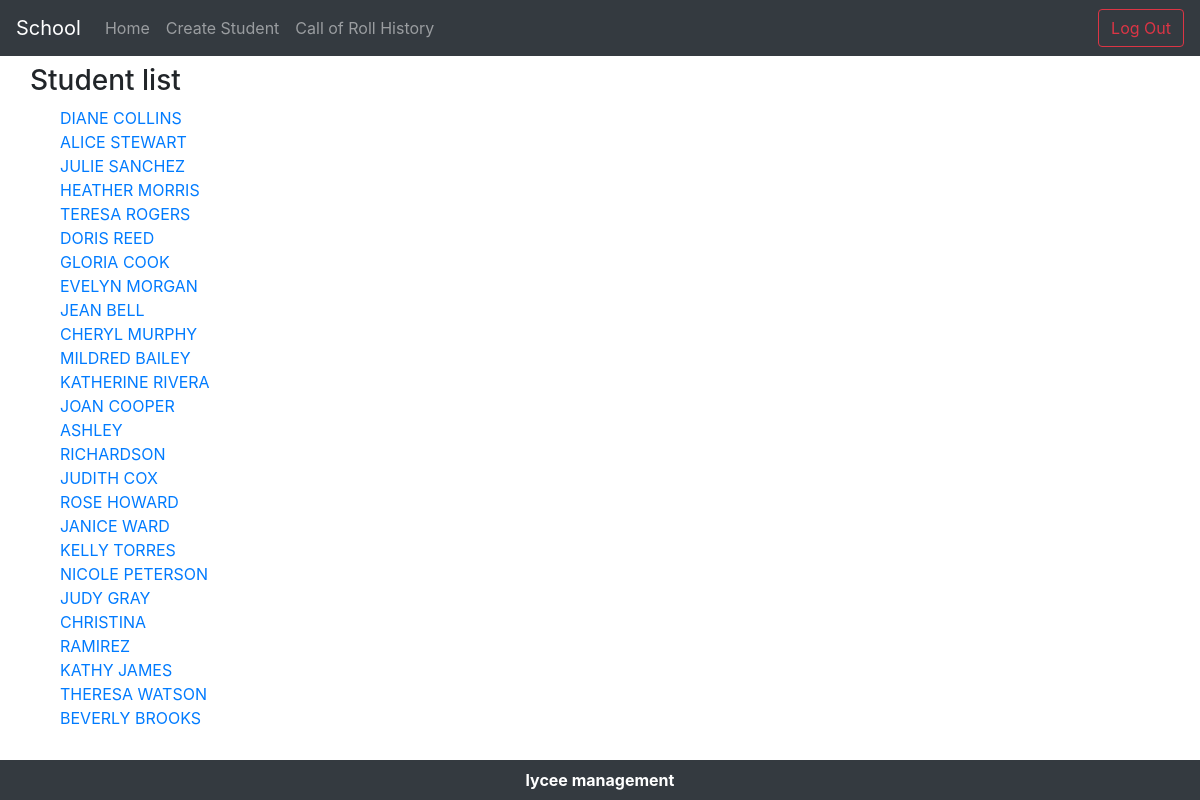
The app's page /lycee/4 (signed in) with its own data.
### lycee/models.py (models this page shows, shortened)
class Student(models.Model):
  first_name = models.CharField(
    max_length=50,
    blank=False,
    null=False
    )
  birth_date = models.DateField(
    verbose_name='date of birth',
    blank=False,
    null=True
    )
  last_name = models.CharField(
    verbose_name="lastname",
    help_text="last name of the student",
    blank=False, # pas de champ vide
    null=False, # pas de champ null (a conjuguer avec default
    max_length=255, # taille maximale du champ
    )
  phone = models.CharField(
    verbose_name="phonenumber",
    help_text="phone number of the student",
    blank=False, # pas de champ vide
    null=False, # pas de champ null (a conjuguer avec default
    default="0999999999",
    max_length=10, # taille maximale du champ
    )
  email = models.EmailField(
    verbose_name="email",
    help_text="phone number of the student",
    blank=False, # pas de champ vide
    null=False, # pas de champ null (a conjuguer avec default
    default="x@y.z",
    max_length=255, # taille maximale du champ
    )
  comments = models.CharField(
    verbose_name="comments",
    help_text="some comments about the student",
    blank=True,
    null=False, # pas de champ null (a conjuguer avec default
    max_length=255, # taille maximale du champ
    )
  cursus = models.ForeignKey(
    Cursus,
    on_delete=models.CASCADE, # necessaire selon la version de Django
    null=True
    )

### lycee/views.py (the view)
# urls.py: url(r'^(?P<cursus_id>[0-9]+)$', views.detail, name='detail'),
def detail(request, cursus_id):
  checkUserAuth(request)
  result_list = Student.objects.filter(cursus=cursus_id)
  context = { 'liste' : result_list}
  return render (request, 'lycee/cursus/detail_cursus.html', context)

### lycee/views.py (called while the page is built)
def checkUserAuth(request):
  if not request.user.is_authenticated:
    return HttpResponseForbidden()

### lycee/templates/lycee/cursus/detail_cursus.html
{% extends "master.html" %}
{% block title %}
    Student list
{% endblock %}
{% if liste %}
    {% block content %}
      <div class="container">
        {% for student in liste %}
        <div class="row">
          <div class = "col-sm-2">
            <a href="{% url 'detail_student' student.id %}">{{student.first_name }} {{student.last_name}}</a>
          </div>
        </div>
        {% endfor %}
      </div>
    {% endblock %}
{% else %}
     <p>No student to show.</p>
{% endif %}

### records on screen
Student: first_name "DIANE", last_name "COLLINS"
Student: first_name "ALICE", last_name "STEWART"
Student: first_name "JULIE", last_name "SANCHEZ"
Student: first_name "HEATHER", last_name "MORRIS"
Student: first_name "TERESA", last_name "ROGERS"
Student: first_name "DORIS", last_name "REED"
Student: first_name "GLORIA", last_name "COOK"
Student: first_name "EVELYN", last_name "MORGAN"
Student: first_name "JEAN", last_name "BELL"
Student: first_name "CHERYL", last_name "MURPHY"
Student: first_name "MILDRED", last_name "BAILEY"
Student: first_name "KATHERINE", last_name "RIVERA"
Student: first_name "JOAN", last_name "COOPER"
Student: first_name "ASHLEY", last_name "RICHARDSON"
Student: first_name "JUDITH", last_name "COX"
Student: first_name "ROSE", last_name "HOWARD"
Student: first_name "JANICE", last_name "WARD"
Student: first_name "KELLY", last_name "TORRES"
Student: first_name "NICOLE", last_name "PETERSON"
Student: first_name "JUDY", last_name "GRAY"
Student: first_name "CHRISTINA", last_name "RAMIREZ"
Student: first_name "KATHY", last_name "JAMES"
Student: first_name "THERESA", last_name "WATSON"
Student: first_name "BEVERLY", last_name "BROOKS"
